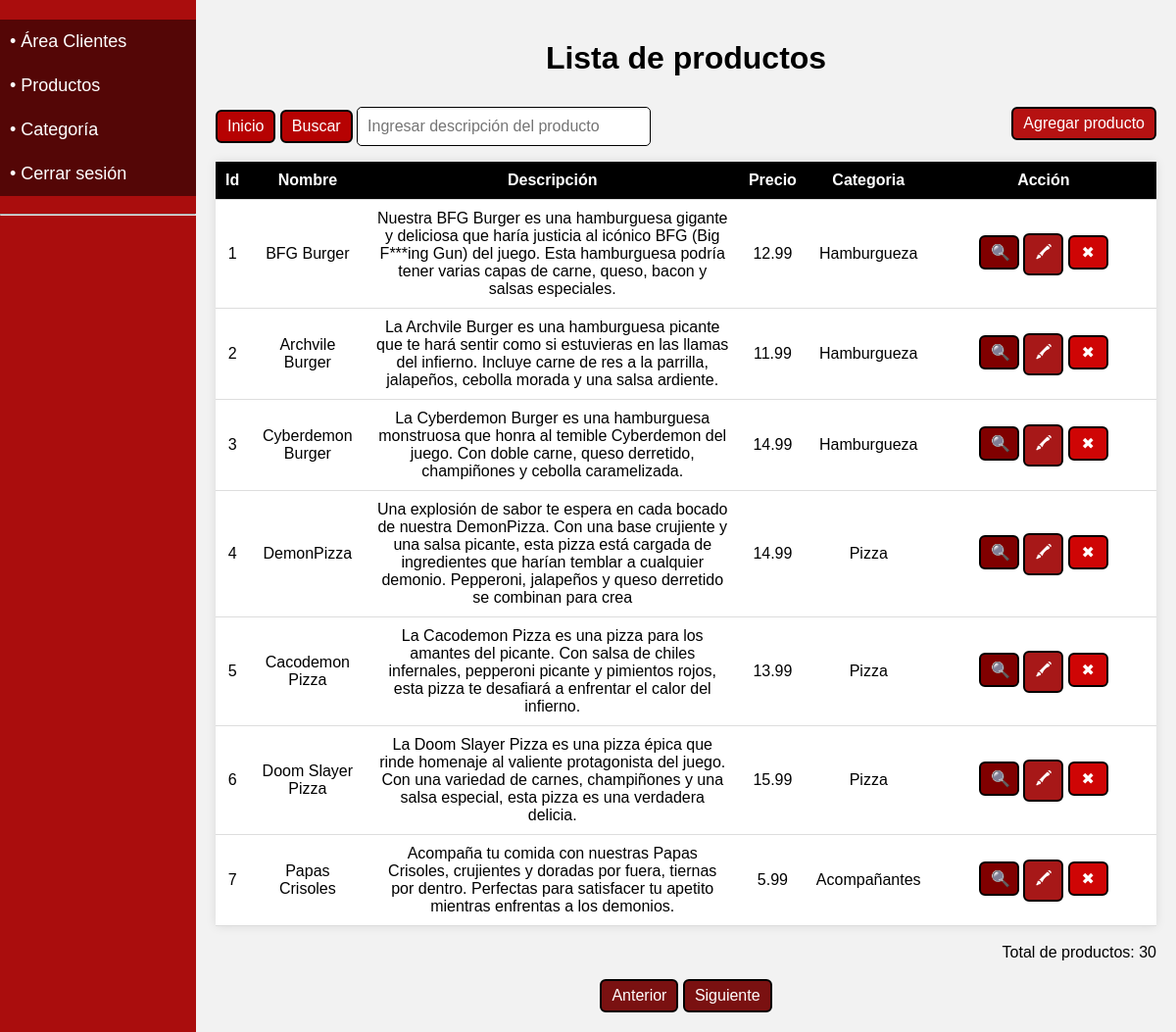
/productos_tabla.php (signed in), run on the app's committed database.
### tables this page shows
CREATE TABLE `productos` (
  `id` int(11) NOT NULL,
  `nombre` varchar(50) DEFAULT NULL,
  `descripcion` varchar(255) DEFAULT NULL,
  `precio` decimal(10,2) DEFAULT NULL,
  `categoria_id` int(11) DEFAULT NULL
);

CREATE TABLE `categoria_productos` (
  `id` int(11) NOT NULL,
  `nombre` varchar(50) DEFAULT NULL
);

### productos_tabla.php (the view, shortened to what this page needs)
<?php
include("barra_lateral.php");
?>
<html>
<body>
<div class="ContenedorPrincipal">
<?php
$filasmax = 7;
if (isset($_GET['pag']))
	{
        $pagina = $_GET['pag'];
    } else
	{
        $pagina = 1;
    }
 if(isset($_POST['btnbuscar']))
{
$buscar = $_POST['txtbuscar'];
$sqlusu = mysqli_query($conn, "SELECT pro.id,pro.nombre,descripcion,precio,cat.nombre as categoria
FROM productos pro, categoria_productos cat where pro.categoria_id=cat.id and pro.nombre like '".$buscar."%'");
}
else
{
$sqlusu = mysqli_query($conn, "SELECT pro.id,pro.nombre,descripcion,precio,cat.nombre as categoria
FROM productos pro, categoria_productos cat where pro.categoria_id=cat.id ORDER BY pro.id ASC LIMIT " . (($pagina - 1) * $filasmax)  . "," . $filasmax);
}
    $resultadoMaximo = mysqli_query($conn, "SELECT count(*) as num_productos FROM productos");
    $maxusutabla = mysqli_fetch_assoc($resultadoMaximo)['num_productos'];
    ?>
	<div class="ContenedorTabla">
	<form method="POST">
	<h1>Lista de productos</h1>
	<div class="ContBuscar">
	<div style="float: left;">
	<a href="productos_tabla.php" class="BotonesTeam">Inicio</a>
	<input class="BotonesTeam" type="submit" value="Buscar" name="btnbuscar">
	<input class="CajaTextoBuscar" type="text" name="txtbuscar"  placeholder="Ingresar descripción del producto" autocomplete="off" >
	</div>
	<div style="float:right;">
	<?php echo "<a class='BotonesTeam5' href=\"productos_registrar.php?pag=$pagina\">Agregar producto</a>";?>
	</div>
	</div>
			</form>
    <table>
			<tr>
			<th>Id</th>
			<th>Nombre</th>
            <th>Descripción</th>
			<th>Precio</th>
			<th>Categoria</th>
			<th>Acción</th>
			</tr>
        <?php
        while ($mostrar = mysqli_fetch_assoc($sqlusu))
		{
            echo "<tr>";
            echo "<td>".$mostrar['id']."</td>";
			echo "<td>".$mostrar['nombre']."</td>";
			echo "<td>".$mostrar['descripcion']."</td>";
			echo "<td>".$mostrar['precio']."</td>";
			echo "<td>".$mostrar['categoria']."</td>";
            echo "<td style='width:24%'>
			<a class='BotonesTeam1' href=\"productos_ver.php?id=$mostrar[id]&pag=$pagina\">&#x1F50D;</a>
			<a class='BotonesTeam2' href=\"productos_modificar.php?id=$mostrar[id]&pag=$pagina\">&#128397;</a>
			<a class='BotonesTeam3' href=\"productos_eliminar.php?id=$mostrar[id]&pag=$pagina\" onClick=\"return confirm('¿Estás seguro de eliminar el producto $mostrar[nombre]?')\">&#10006;</a>
			</td>";
        }
        ?>
    </table>
	<div style='text-align:right'>
	<br>
	<?php echo "Total de productos: ".$maxusutabla;?>
	</div>
	</div>
<div style='text-align:right'>
<br>
</div>
<div style="text-align:center">
<?php
if (isset($_GET['pag'])) {
if ($_GET['pag'] > 1) {
 ?>
<a class="BotonesTeam4" href="productos_tabla.php?pag=<?php echo $_GET['pag'] - 1; ?>">Anterior</a>
<?php
}
else
{
?>
<a class="BotonesTeam4" href="#" style="pointer-events: none">Anterior</a>
<?php
}
?>
 <?php
}
else
{
?>
<a class="BotonesTeam4" href="#" style="pointer-events: none">Anterior</a>
<?php
}
if (isset($_GET['pag'])) {
if ((($pagina) * $filasmax) < $maxusutabla) {
?>
<a class="BotonesTeam4" href="productos_tabla.php?pag=<?php echo $_GET['pag'] + 1; ?>">Siguiente</a>
<?php
} else {
?>
<a class="BotonesTeam4" href="#" style="pointer-events: none">Siguiente</a>
<?php
}
?>
<?php
} else {
?>
<a class="BotonesTeam4" href="productos_tabla.php?pag=2">Siguiente</a>
<?php
}
?>
</div>
</div>
</body>
</html>

### barra_lateral.php (shortened to what this page needs)
<html>
<head>
<link rel="stylesheet" href="style.css">
</head>
<body>
<div class="BarraLateral">
<ul>
<li><a href="cliente_ver.php" >• Área Clientes</a></li>
<li><a href="productos_tabla.php" >• Productos</a></li>
<li><a href="categoria_tabla.php" >• Categoría</a></li>
<li><a href="cerrar_sesion.php" >• Cerrar sesión</a></li>
</ul>
<hr>
</div>
</body>
</html>

### style.css (style rules this page uses)
body { background: #f2f2f2; font-family: Arial, sans-serif; margin:0; padding:0; display: flex; flex-direction: column; }
h1 { color:black; }
.BarraLateral { position: fixed; top: 0; left: 0; width: 200px; height: 100%; background-color: #aa0d0d; box-sizing: border-box; text-align:center; }
.BarraLateral ul { list-style: none; padding: 0; margin-top:10%; font-size:18px; }
.BarraLateral li { text-align:left; padding: 12px 10px; background-color: rgba(0, 0, 0, .5); color:#d9dbe0; }
.BarraLateral a { color: white; text-decoration: none; }
.ContenedorPrincipal { margin-left: 200px; padding: 20px; box-sizing: border-box; text-align:center; }
table { border-collapse: collapse; width: 100%; margin: 0 auto; background-color: #fff; box-shadow: 0 0 10px rgba(0, 0, 0, 0.1); color:#000; }
th { background-color: black; color: white; }
th, td { padding: 10px; text-align: center; border-bottom: 1px solid #dddddd; }
.ContenedorTabla { margin-left: auto; margin-right: auto; max-width:1260px; width: 100%; }
.BotonesTeam,.BotonesTeam1,.BotonesTeam2,.BotonesTeam3,.BotonesTeam4,.BotonesTeam5 { text-align:center; display: inline-block; background:#b60202; padding: 6px 10px; border-radius:6px; text-decoration: none; color:white; border:2px solid black; cursor:pointer; font-size: 16px; }
.BotonesTeam1,.BotonesTeam2,.BotonesTeam3 { transition: transform 250ms; width:8%; background:rgb(128, 0, 0); }
.BotonesTeam2 { background:#a71818; }
.BotonesTeam3 { background:#cf0505; }
.BotonesTeam4 { background:#7a1111; }
.BotonesTeam5 { transition: transform 250ms; background:#b61212; }
.ContBuscar { overflow: hidden; padding-top:1%; }
.CajaTextoBuscar { width: 300px; padding: 10px; font-size:1em; border-radius:5px; border:1px solid black; color:black; }

### data on the page
productos: id "1", nombre "BFG Burger", descripcion "Nuestra BFG Burger es una hamburguesa gigante y deliciosa que haría justicia al icónico BFG (Big F***ing Gun) del juego. Esta hamburguesa podría tener varias capas de carne, queso, bacon y salsas especiales.", precio "12.99", categoria_productos.nombre "Hamburgueza"
productos: id "2", nombre "Archvile Burger", descripcion "La Archvile Burger es una hamburguesa picante que te hará sentir como si estuvieras en las llamas del infierno. Incluye carne de res a la parrilla, jalapeños, cebolla morada y una salsa ardiente.", precio "11.99", categoria_productos.nombre "Hamburgueza"
productos: id "3", nombre "Cyberdemon Burger", descripcion "La Cyberdemon Burger es una hamburguesa monstruosa que honra al temible Cyberdemon del juego. Con doble carne, queso derretido, champiñones y cebolla caramelizada.", precio "14.99", categoria_productos.nombre "Hamburgueza"
productos: id "4", nombre "DemonPizza", descripcion "Una explosión de sabor te espera en cada bocado de nuestra DemonPizza. Con una base crujiente y una salsa picante, esta pizza está cargada de ingredientes que harían temblar a cualquier demonio. Pepperoni, jalapeños y queso derretido se combinan para crea", precio "14.99", categoria_productos.nombre "Pizza"
productos: id "5", nombre "Cacodemon Pizza", descripcion "La Cacodemon Pizza es una pizza para los amantes del picante. Con salsa de chiles infernales, pepperoni picante y pimientos rojos, esta pizza te desafiará a enfrentar el calor del infierno.", precio "13.99", categoria_productos.nombre "Pizza"
productos: id "6", nombre "Doom Slayer Pizza", descripcion "La Doom Slayer Pizza es una pizza épica que rinde homenaje al valiente protagonista del juego. Con una variedad de carnes, champiñones y una salsa especial, esta pizza es una verdadera delicia.", precio "15.99", categoria_productos.nombre "Pizza"
productos: id "7", nombre "Papas Crisoles", descripcion "Acompaña tu comida con nuestras Papas Crisoles, crujientes y doradas por fuera, tiernas por dentro. Perfectas para satisfacer tu apetito mientras enfrentas a los demonios.", precio "5.99", categoria_productos.nombre "Acompañantes"

### other printed values
$maxusutabla "30"
